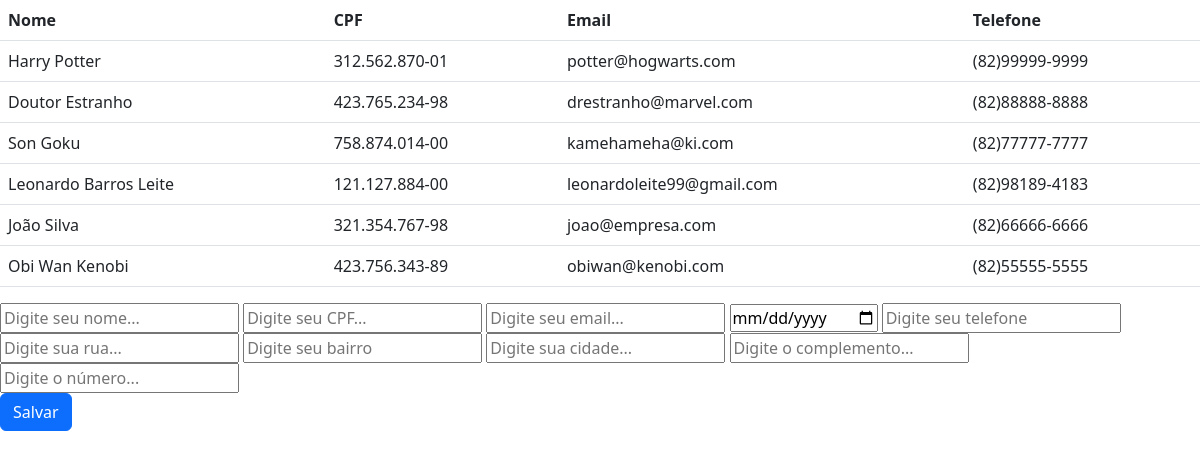
/clientes/, run on the app's committed database.
### core/models.py (models this page shows, shortened)
class Cliente(models.Model):
    nome = models.CharField(max_length=50)
    cpf = models.CharField(max_length=14)
    email = models.EmailField()
    data_nascimento = models.DateField()
    telefone = models.CharField(max_length=14)
    data_inscricao = models.DateTimeField(auto_now_add=True)
    endereco = models.OneToOneField(Endereco, on_delete=models.CASCADE)

### core/views.py (the view)
# urls.py: path('clientes/', lista_clientes, name='lista_clientes'),
def lista_clientes(request): #View para mandar os clientes para o html
    clientes = Cliente.objects.all() # Puxa todos os clientes do banco de dados e salva na lista
    return render(request, 'clientes.html', {'clientes': clientes})

### core/templates/clientes.html (shortened to what this page needs)
<!DOCTYPE html>
<html lang="en">
<head>
    <link href="https://cdn.jsdelivr.net/npm/bootstrap@5.3.0/dist/css/bootstrap.min.css" rel="stylesheet">
</head>
<body>
    <table class="table">
        <tr>
            <th>Nome</th>
            <th>CPF</th>
            <th>Email</th>
            <th>Telefone</th>
        </tr>
        {% for cliente in clientes %}
        <tr>
            <td>{{cliente.nome}}</td>
            <td>{{cliente.cpf}}</td>
            <td>{{cliente.email}}</td>
            <td>{{cliente.telefone}}</td>
        </tr>
        {% endfor %}
    </table>
    <form action="{% url 'cadastrar_cliente_endereco' %}" method="post">
        <input type="text" placeholder="Digite seu nome..." name="nome_cliente">
        <input type="text" placeholder="Digite seu CPF..." name="cpf">
        <input type="email" placeholder="Digite seu email..." name="email">
        <input type="date" name="data_nascimento">
        <input type="tel" placeholder="Digite seu telefone" name="telefone">
        <br>
        <input type="text" placeholder="Digite sua rua..." name="rua">
        <input type="text" placeholder="Digite seu bairro" name="bairro">
        <input type="text" placeholder="Digite sua cidade..." name="cidade">
        <input type="text" placeholder="Digite o complemento..." name="complemento">
        <input type="text" placeholder="Digite o número..." name="numero">
        <br>
        <button type="submit" class="btn btn-primary">Salvar</button>
    </form>
</body>
</html>

### data on the page
Cliente: nome "Harry Potter", cpf "312.562.870-01", email "potter@hogwarts.com", telefone "(82)99999-9999"
Cliente: nome "Doutor Estranho", cpf "423.765.234-98", email "drestranho@marvel.com", telefone "(82)88888-8888"
Cliente: nome "Son Goku", cpf "758.874.014-00", email "kamehameha@ki.com", telefone "(82)77777-7777"
Cliente: nome "Leonardo Barros Leite", cpf "121.127.884-00", email "leonardoleite99@gmail.com", telefone "(82)98189-4183"
Cliente: nome "João Silva", cpf "321.354.767-98", email "joao@empresa.com", telefone "(82)66666-6666"
Cliente: nome "Obi Wan Kenobi", cpf "423.756.343-89", email "obiwan@kenobi.com", telefone "(82)55555-5555"
